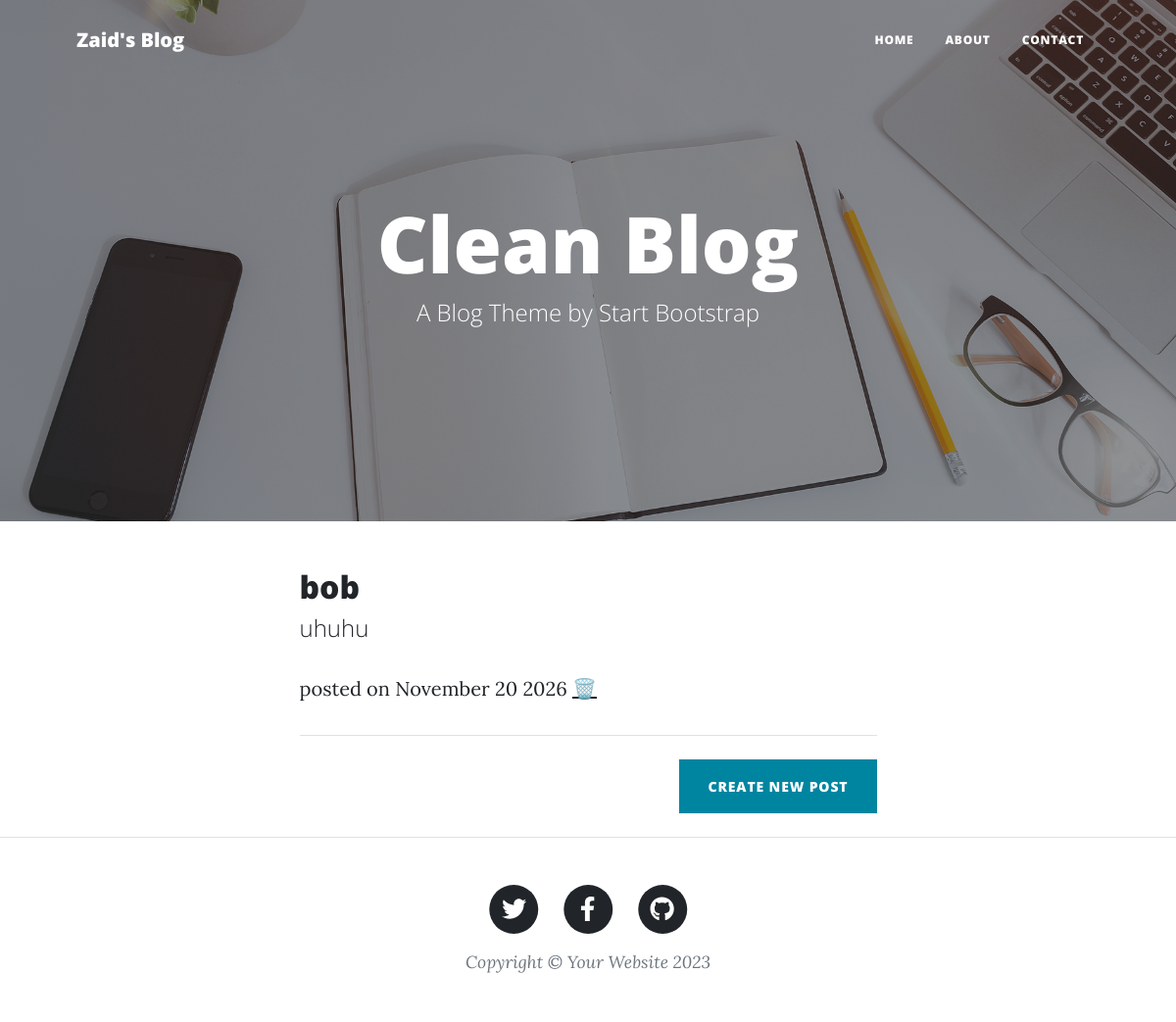
Before: / with the older database file.
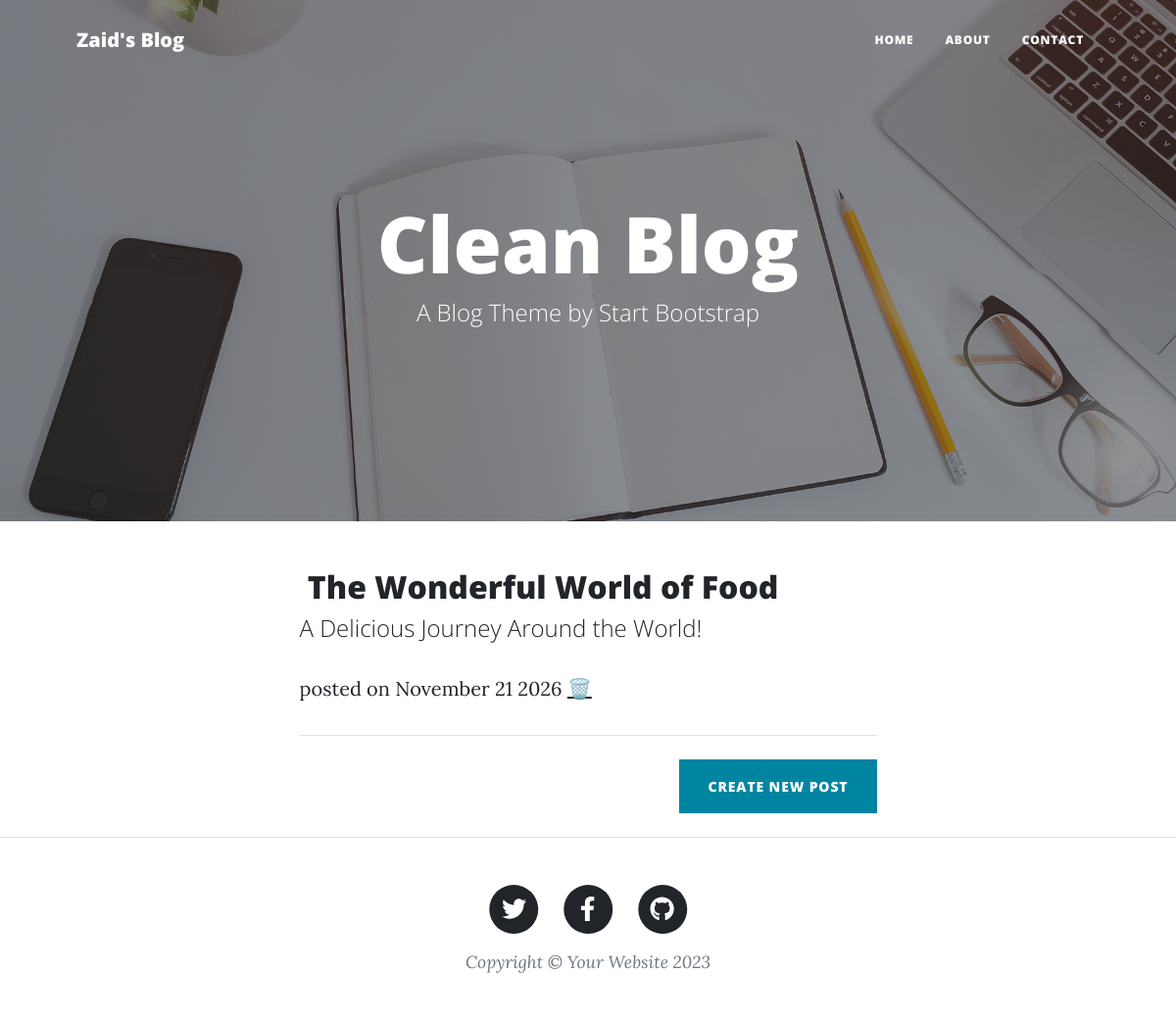
After: the same page with the newer database file.
### main.py (models this page shows, shortened)
class Blog(db.Model):
    id:Mapped[int] = mapped_column(Integer, primary_key=True)
    title:Mapped[str] = mapped_column(String(250),unique=True, nullable=False)
    subtitle:Mapped[str] = mapped_column(String(250),nullable=False)
    author:Mapped[str] = mapped_column(String(250),nullable=False)
    img_url:Mapped[str] = mapped_column(String(250),nullable=False)
    body: Mapped[str] = mapped_column(Text, nullable=False)
    date:Mapped[str] = mapped_column(String(250),nullable=False)

### main.py (the view)
@app.route('/')
def home():
    all_posts = Blog.query.all()
    return render_template('index.html', posts=all_posts)

### templates/index.html (shortened to what this page needs)
<!DOCTYPE html>
<html lang="en">
    <head>
        <link rel="stylesheet" href="{{ url_for('static', filename='css/styles.css') }}">
    </head>
    <body>
        {% include "header.html" %}
        <header class="masthead" style="background-image: url('static/assets/img/home-bg.jpg')">
            <div class="container position-relative px-4 px-lg-5">
                <div class="row gx-4 gx-lg-5 justify-content-center">
                    <div class="col-md-10 col-lg-8 col-xl-7">
                        <div class="site-heading">
                            <h1>Clean Blog</h1>
                            <span class="subheading">A Blog Theme by Start Bootstrap</span>
                        </div>
                    </div>
                </div>
            </div>
        </header>
        <div class="container px-4 px-lg-5">
            <div class="row g4x-4 gx-lg-5 justify-content-center">
                <div class="col-md-10 col-lg-8 col-xl-7">
                    {% for post in posts %}
                    <div class="post.html-preview">
                        <a href="{{url_for('post',id=post.id)}}">
                            <h2 class="post.html-title">{{ post["title"] }}</h2>
                            <h4 class="post.html-subtitle" style="font-weight:100;">{{ post["subtitle"] }}</h4>
                        </a>
                        <p class="post.html-meta">
                            posted on {{ post["date"] }}
                            <a href="{{ url_for('delete', id=post.id)}}">🗑</a>
                        </p>
                    </div>
                    <hr class="my-4" />
                    {% endfor %}
                    <div class="d-flex justify-content-end mb-4"><a class="btn btn-primary text-uppercase" href="{{url_for('create_new_post')}}">Create New Post</a></div>
                </div>
            </div>
        </div>
            {% include "footer.html" %}
    </body>
</html>

### templates/header.html (shortened to what this page needs)
        <nav class="navbar navbar-expand-lg navbar-light" id="mainNav">
            <div class="container px-4 px-lg-5">
                <a class="navbar-brand" href="{{ url_for('home') }}">Zaid's Blog</a>
                <div class="collapse navbar-collapse" id="navbarResponsive">
                    <ul class="navbar-nav ms-auto py-4 py-lg-0">
                        <li class="nav-item"><a class="nav-link px-lg-3 py-3 py-lg-4" href="/">Home</a></li>
                        <li class="nav-item"><a class="nav-link px-lg-3 py-3 py-lg-4" href="{{url_for('about')}}">About</a></li>
                        <li class="nav-item"><a class="nav-link px-lg-3 py-3 py-lg-4" href="{{url_for('contact')}}">Contact</a></li>
                    </ul>
                </div>
            </div>
        </nav>

### templates/footer.html
<footer class="border-top">
            <div class="container px-4 px-lg-5">
                <div class="row gx-4 gx-lg-5 justify-content-center">
                    <div class="col-md-10 col-lg-8 col-xl-7">
                        <ul class="list-inline text-center">
                            <li class="list-inline-item">
                                <a href="#!">
                                    <span class="fa-stack fa-lg">
                                        <i class="fas fa-circle fa-stack-2x"></i>
                                        <i class="fab fa-twitter fa-stack-1x fa-inverse"></i>
                                    </span>
                                </a>
                            </li>
                            <li class="list-inline-item">
                                <a href="#!">
                                    <span class="fa-stack fa-lg">
                                        <i class="fas fa-circle fa-stack-2x"></i>
                                        <i class="fab fa-facebook-f fa-stack-1x fa-inverse"></i>
                                    </span>
                                </a>
                            </li>
                            <li class="list-inline-item">
                                <a href="#!">
                                    <span class="fa-stack fa-lg">
                                        <i class="fas fa-circle fa-stack-2x"></i>
                                        <i class="fab fa-github fa-stack-1x fa-inverse"></i>
                                    </span>
                                </a>
                            </li>
                        </ul>
                        <div class="small text-center text-muted fst-italic">Copyright &copy; Your Website 2023</div>
                    </div>
                </div>
            </div>
    </footer>

Changed rows visible on the page:
changed Blog: title "bob" → "The Wonderful World of Food"; subtitle "uhuhu" → "A Delicious Journey Around the World!"; date "November 20 2026" → "November 21 2026"
